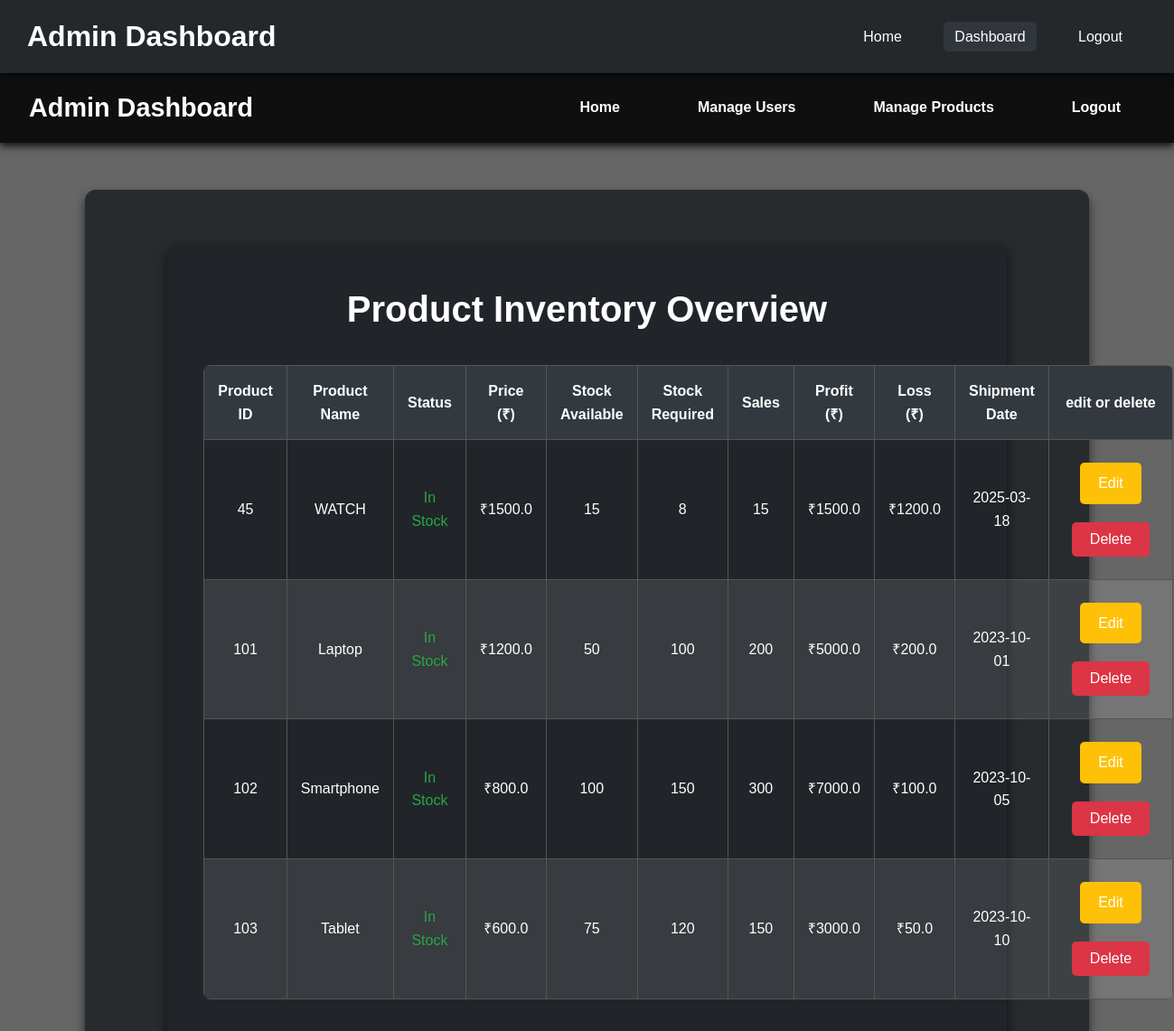
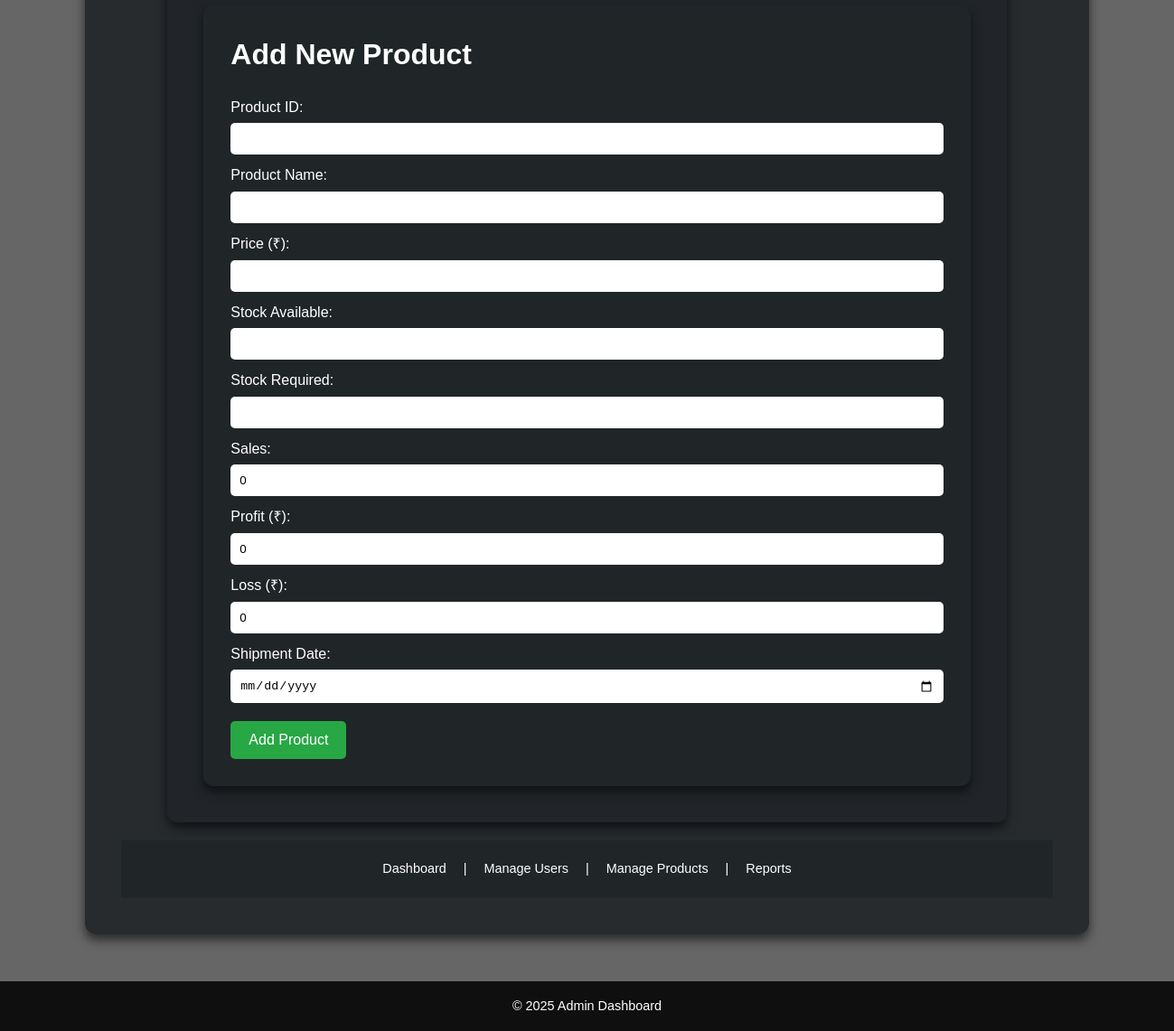
Page /view_products on the committed database (2 pictures, top to bottom).
### tables this page shows
CREATE TABLE products (
            id INTEGER PRIMARY KEY AUTOINCREMENT,
            product_name TEXT NOT NULL,
            price REAL NOT NULL,
            stock_available INTEGER NOT NULL,
            required_stock INTEGER NOT NULL,
            sales INTEGER NOT NULL,
            profit REAL NOT NULL,
            loss REAL NOT NULL,
            shipment_date TEXT NOT NULL
        );

### login.py (the view)
@app.route("/view_products")
def view_products():
    products = fetch_products()
    chart_url = generate_product_chart(products)
    return render_template("view_products.html", products=products)

### login.py (called while the page is built)
def get_db_connection() -> sqlite3.Connection:
    conn = sqlite3.connect('login_system.db')
    conn.row_factory = sqlite3.Row
    return conn

def fetch_products():
    conn = get_db_connection()
    cursor = conn.cursor()
    cursor.execute('''
        SELECT id, product_name, price, stock_available, required_stock,
               sales, profit, loss, shipment_date
        FROM products
    ''')
    products = cursor.fetchall()
    conn.close()
    return products

### templates/view_products.html (shortened to what this page needs)
{% extends 'base.html' %}
{% block content %}
<div class="header">
    <div class="logo">Admin Dashboard</div>
    <div class="nav-links">
        <a href="{{ url_for('home') }}">Home</a>
        <a href="{{ url_for('admin_dashboard') }}" class="active">Dashboard</a>
        <a href="{{ url_for('logout') }}">Logout</a>
    </div>
</div>
<div class="container">
    <h2>Product Inventory Overview</h2>
    {% if products %}
    <table>
        <thead>
            <tr>
                <th>Product ID</th>
                <th>Product Name</th>
                <th>Status</th>
                <th>Price (₹)</th>
                <th>Stock Available</th>
                <th>Stock Required</th>
                <th>Sales</th>
                <th>Profit (₹)</th>
                <th>Loss (₹)</th>
                <th>Shipment Date</th>
                <th>edit or delete</th>
            </tr>
        </thead>
        <tbody>
            {% for product in products %}
            <tr>
                <td>{{ product.id }}</td>
                <td>{{ product.product_name }}</td>
                <td class="{{ 'in-stock' if product.stock_available > 0 else 'out-of-stock' }}">
                    {{ "In Stock" if product.stock_available > 0 else "Out of Stock" }}
                </td>
                <td>₹{{ product.price }}</td>
                <td>{{ product.stock_available }}</td>
                <td>{{ product.required_stock }}</td>
                <td>{{ product.sales }}</td>
                <td>₹{{ product.profit }}</td>
                <td>₹{{ product.loss }}</td>
                <td>{{ product.shipment_date }}</td>
                <td>
                    <a href="{{ url_for('edit_product', product_id=product.id) }}" class="btn btn-warning btn-sm">Edit</a>
                    <form action="{{ url_for('delete_product', product_id=product.id) }}" method="POST" style="display:inline;">
                        <button type="submit" class="btn btn-danger btn-sm" onclick="return confirm('Are you sure?')">Delete</button>
                    </form>
                </td>
            </tr>
            {% endfor %}
        </tbody>
    </table>
    {% else %}
    <p>No products available at the moment.</p>
    {% endif %}
    <div class="add-product-form">
        <h3>Add New Product</h3>
        <form action="{{ url_for('add_product') }}" method="POST">
            <label for="id">Product ID:</label>
            <input type="number" name="id" required>
            <label for="product_name">Product Name:</label>
            <input type="text" name="product_name" required>
            <label for="price">Price (₹):</label>
            <input type="number" name="price" step="0.01" required>
            <label for="stock_available">Stock Available:</label>
            <input type="number" name="stock_available" required>
            <label for="required_stock">Stock Required:</label>
            <input type="number" name="required_stock" required>
            <label for="sales">Sales:</label>
            <input type="number" name="sales" value="0">
            <label for="profit">Profit (₹):</label>
            <input type="number" name="profit" step="0.01" value="0">
            <label for="loss">Loss (₹):</label>
            <input type="number" name="loss" step="0.01" value="0">
            <label for="shipment_date">Shipment Date:</label>
            <input type="date" name="shipment_date" required>
            <button type="submit">Add Product</button>
        </form>
    </div>
</div>
<div class="footer">
    <p>
        <a href="#">Dashboard</a> |
        <a href="#">Manage Users</a> |
        <a href="#">Manage Products</a> |
        <a href="#">Reports</a>
    </p>
</div>
{% endblock %}

### templates/base.html (style rules this page uses)
* { margin: 0; padding: 0; box-sizing: border-box; }
body { font-family: Arial, sans-serif; background: url('https://img.freepik.com/premium-photo/digital-background-futuristic-e-commerce-metrics-with-shopping-cart-online-retail-analytics_1275456-1913.jpg') no-repeat center center fixed; background-size: cover; color: white; line-height: 1.6; }
.container { max-width: 1200px; margin: 0 auto; }

### templates/view_products.html (style rules this page uses)
body { font-family: 'Arial', sans-serif; margin: 0; padding-top: 80px; background: url('https://img.freepik.com/premium-photo/digital-background-futuristic-e-commerce-metrics-with-shopping-cart-online-retail-analytics_1275456-1913.jpg') no-repeat center center fixed; background-size: cover; color: #ffffff; overflow-x: hidden; }
body::before { content: ""; position: fixed; top: 0; left: 0; width: 100%; height: 100%; background: rgba(0, 0, 0, 0.6); z-index: -1; }
.header { width: 100%; background-color: rgba(33, 37, 41, 0.95); padding: 15px 30px; display: flex; justify-content: space-between; align-items: center; position: fixed; top: 0; left: 0; z-index: 10; box-shadow: 0 2px 6px rgba(0, 0, 0, 0.6); }
.logo { font-size: 2rem; font-weight: bold; color: #ffffff; }
.nav-links a { color: #ffffff; text-decoration: none; margin: 0 15px; padding: 8px 12px; border-radius: 5px; transition: background 0.3s ease; }
.nav-links a:hover, .nav-links a.active { background-color: rgba(52, 58, 64, 0.8); }
.container { background: rgba(33, 37, 41, 0.9); padding: 40px; border-radius: 12px; box-shadow: 0 6px 12px rgba(0, 0, 0, 0.6); width: 90%; max-width: 1400px; margin: 20px auto; text-align: center; }
h2 { font-size: 2.5rem; margin-bottom: 30px; }
.btn { display: inline-block; padding: 10px 20px; margin: 10px; font-size: 1rem; color: white; border: none; border-radius: 5px; cursor: pointer; text-decoration: none; transition: background 0.3s ease; }
.btn-warning { background-color: #ffc107; }
.btn-danger { background-color: #dc3545; }
table { width: 100%; border-collapse: collapse; margin: 30px 0; border-radius: 8px; overflow: hidden; }
thead { position: sticky; top: 0; background: rgba(52, 58, 64, 0.95); z-index: 5; }
th, td { padding: 15px; border: 1px solid #555; text-align: center; }
th { background-color: rgba(52, 58, 64, 0.9); font-weight: bold; }
tr:nth-child(even) { background-color: rgba(255, 255, 255, 0.1); }
.in-stock { color: #28a745; }
.add-product-form { margin-top: 40px; background: rgba(33, 37, 41, 0.9); padding: 30px; border-radius: 12px; box-shadow: 0 6px 12px rgba(0, 0, 0, 0.6); text-align: left; }
.add-product-form h3 { margin-bottom: 20px; font-size: 2rem; color: #fff; }
.add-product-form label { display: block; margin-top: 10px; font-size: 1rem; }
.add-product-form input { width: 100%; padding: 10px; margin-top: 5px; border-radius: 5px; border: none; }
.add-product-form button { margin-top: 20px; padding: 12px 20px; font-size: 1rem; color: white; background-color: #28a745; border: none; border-radius: 5px; cursor: pointer; transition: background 0.3s ease; }
.footer { background: rgba(33, 37, 41, 0.95); padding: 20px; text-align: center; font-size: 0.9rem; color: #ffffff; }
.footer a { color: #ffffff; margin: 0 15px; text-decoration: none; }

### rows in the picture
products: id "45", product_name "WATCH", stock_available "In Stock", price "1500.0", stock_available "15", required_stock "8", sales "15", profit "1500.0", loss "1200.0", shipment_date "2025-03-18"
products: id "101", product_name "Laptop", stock_available "In Stock", price "1200.0", stock_available "50", required_stock "100", sales "200", profit "5000.0", loss "200.0", shipment_date "2023-10-01"
products: id "102", product_name "Smartphone", stock_available "In Stock", price "800.0", stock_available "100", required_stock "150", sales "300", profit "7000.0", loss "100.0", shipment_date "2023-10-05"
products: id "103", product_name "Tablet", stock_available "In Stock", price "600.0", stock_available "75", required_stock "120", sales "150", profit "3000.0", loss "50.0", shipment_date "2023-10-10"
